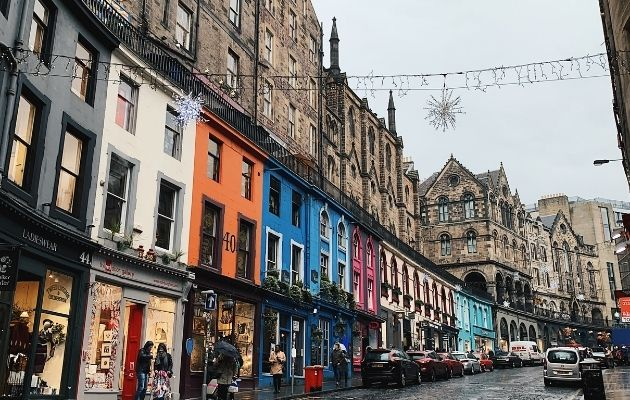
#> input picture figures/street.jpg, 630 x 400 px
$ python transforms.py
#> lines starting #> are read from the running program, lines starting #| are printed output that depends on the picture
import pathlib
import numpy as np
import matplotlib.pyplot as plt

from skimage import data
from skimage import transform

rootdir = pathlib.Path(__file__).parent

img = plt.imread(rootdir / "street.jpg")
#> img is the input picture: shape (400, 630, 3); mean R, G, B 124.2, 119.2, 115.4

h, w = 300, 300
src = np.array([[0, 0], [0, h], [w, h], [w, 0]])
dst = np.array([[113, 53], [260, 161], [250, 380], [78, 375]])

tform3 = transform.ProjectiveTransform()
tform3.estimate(src, dst)
warped = np.fliplr(np.rot90(transform.warp(img, tform3, output_shape=(h, w)), 3))
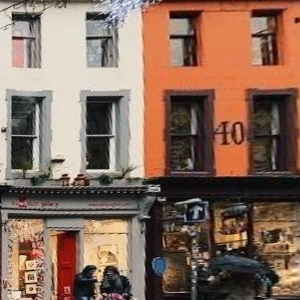
#> warped: shape (300, 300, 3) float64; mean R, G, B 0.532, 0.423, 0.364

fig, ax = plt.subplots(nrows=2, figsize=(6, 6))

ax[0].imshow(img, cmap=plt.cm.gray)
ax[0].plot(dst[:, 0], dst[:, 1], '.g', markersize=20)
ax[0].set_ylim(400, 0)
ax[1].imshow(warped, cmap=plt.cm.gray)

for a in ax:
    a.axis('off')

plt.tight_layout()
# plt.show()
plt.savefig(rootdir / "skimage-transform.png", transparent=True)
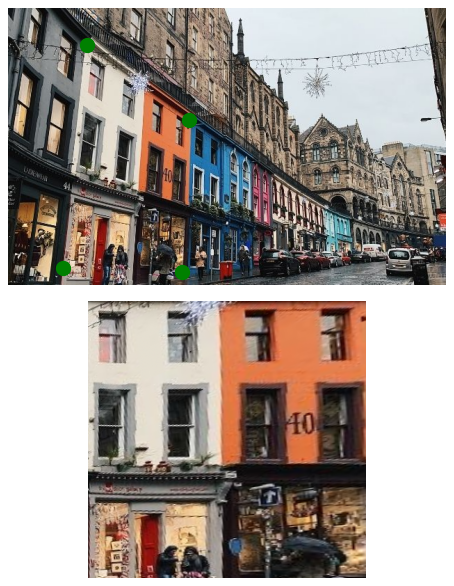
#> figure drawn by matplotlib, 2 panels
plt.close()

h, w, c = img.shape
#> h = 400; w = 630; c = 3

tform3 = transform.AffineTransform(scale=(0.5, 0.4))
warped = transform.warp(img, tform3)
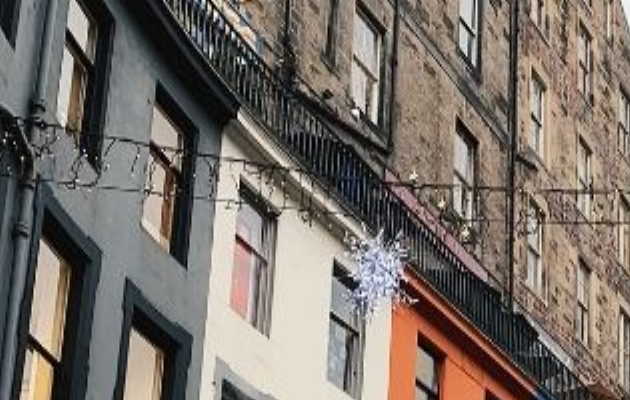
#> warped: shape (400, 630, 3) float64; mean R, G, B 0.476, 0.442, 0.414
plt.imsave(rootdir / "skimage-transform-scale.png", warped)

tform3 = transform.AffineTransform(translation=(100, -100))
warped = transform.warp(img, tform3)
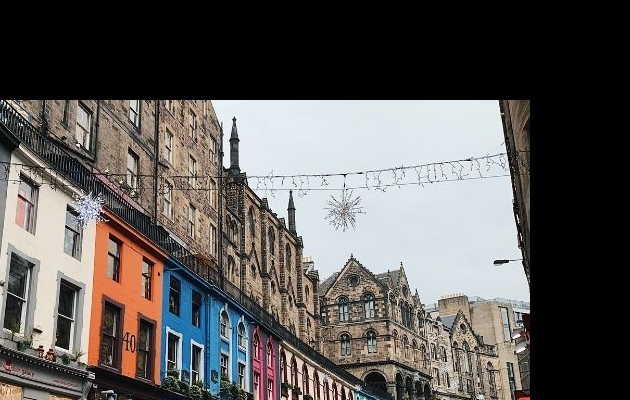
#> warped: shape (400, 630, 3) float64; mean R, G, B 0.364, 0.352, 0.343
plt.imsave(rootdir / "skimage-transform-shift.png", warped)

tform3 = transform.AffineTransform(shear=5.)
warped = transform.warp(img, tform3)
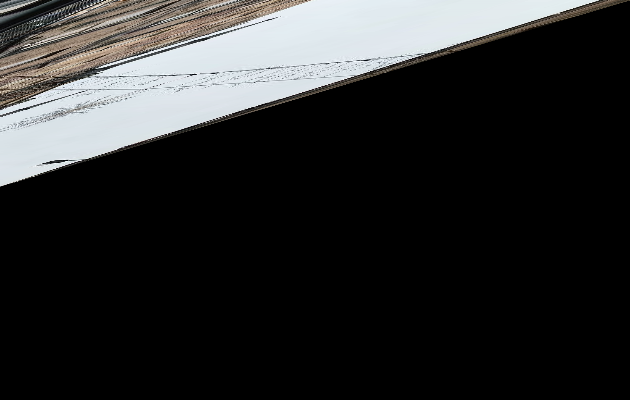
#> warped: shape (400, 630, 3) float64; mean R, G, B 0.167, 0.169, 0.169
plt.imsave(rootdir / "skimage-transform-shear.png", warped)


from libertem_ui.applications.image_transformer import ImageTransformer

#> (the run stopped early here; a loop or call above may not have finished)

$ run again, with figures/2226_Rollei_IR_D23_1.jpg copied over figures/street.jpg
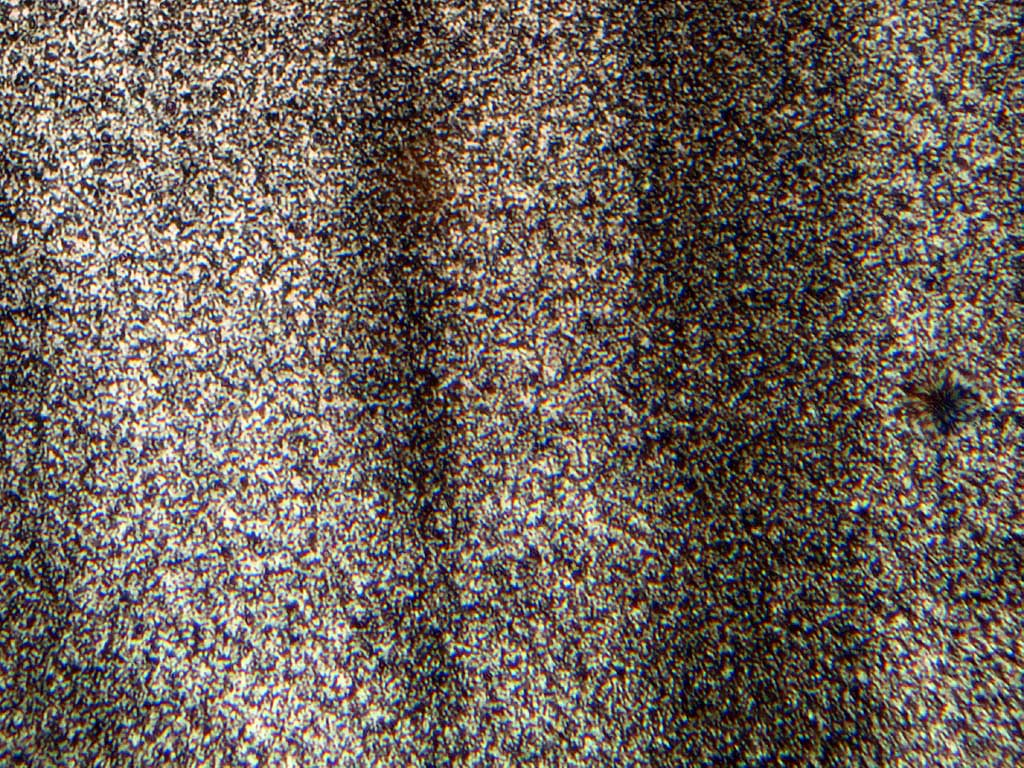
#> input picture figures/2226_Rollei_IR_D23_1.jpg, 1024 x 768 px
#> img is the input picture: shape (768, 1024, 3); mean R, G, B 109.2, 97.9, 89
#> `plt.savefig(rootdir / "skimage-transform.png", transparent=True)`:
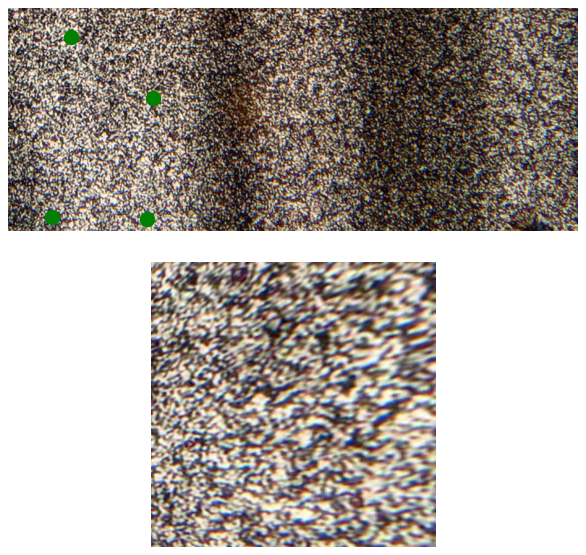
#> figure drawn by matplotlib, 2 panels
#> `warped = transform.warp(img, tform3)`:
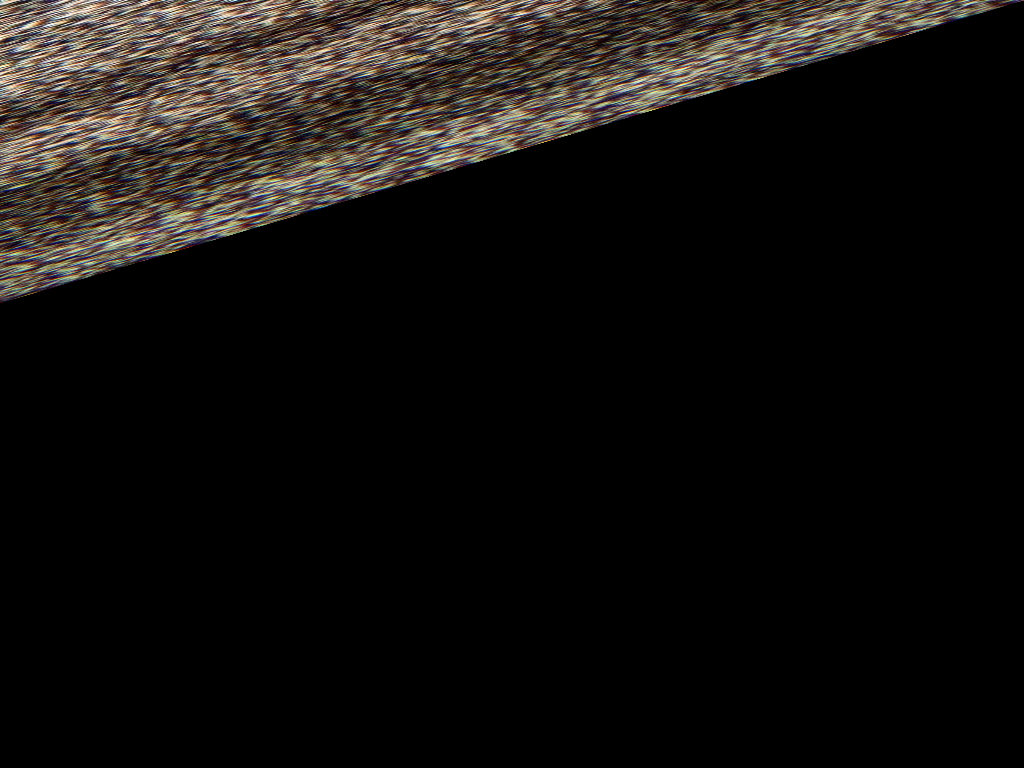
#> warped: shape (768, 1024, 3) float64; mean R, G, B 0.0766, 0.0671, 0.0596

$ run again, with figures/me.jpg copied over figures/street.jpg
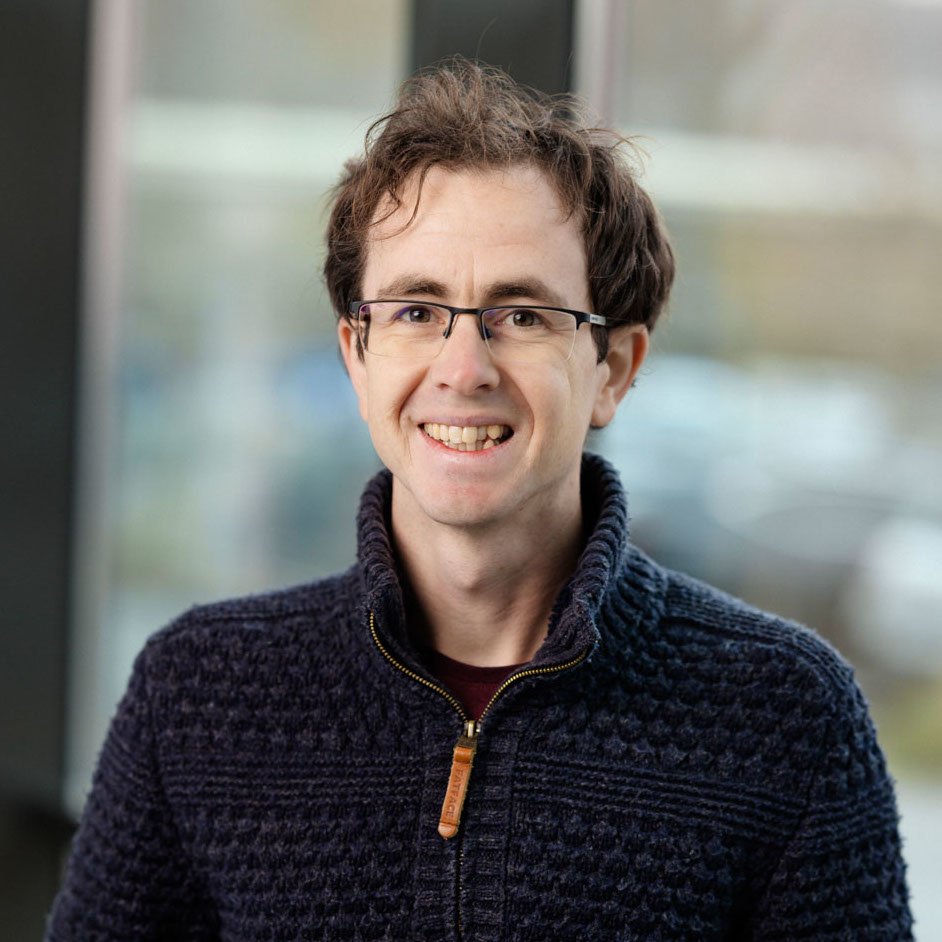
#> input picture figures/me.jpg, 942 x 942 px
#> img is the input picture: shape (942, 942, 3); mean R, G, B 106.6, 105.9, 103.6
#> `plt.savefig(rootdir / "skimage-transform.png", transparent=True)`:
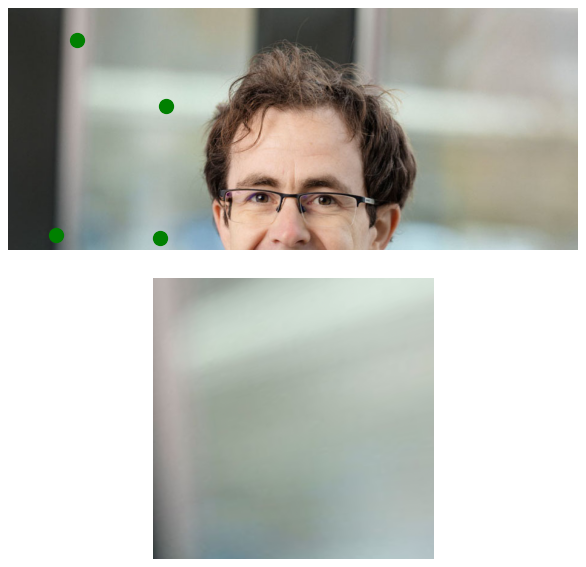
#> figure drawn by matplotlib, 2 panels
#> `warped = transform.warp(img, tform3)`:
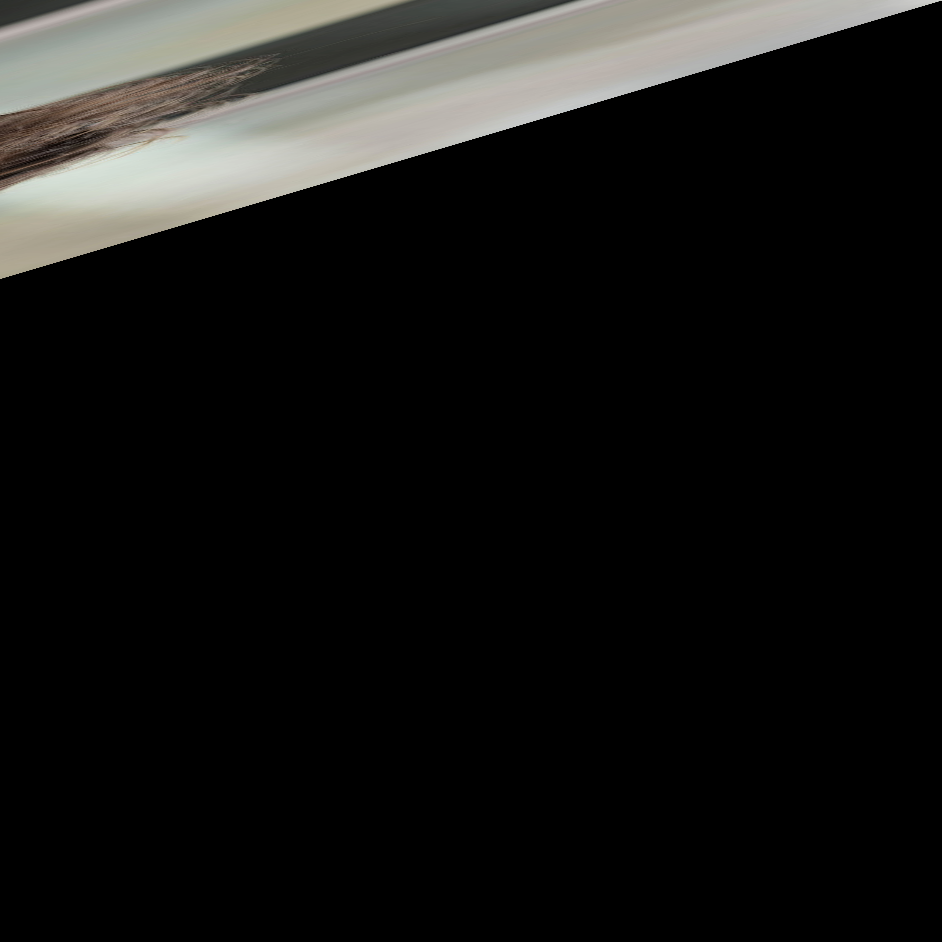
#> warped: shape (942, 942, 3) float64; mean R, G, B 0.0912, 0.0903, 0.0849
